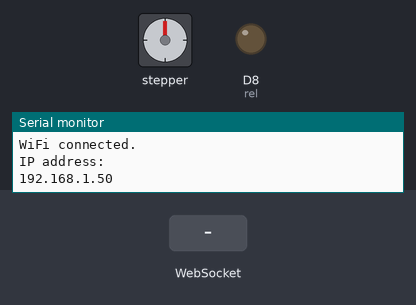
This sketch was run on a simulated ESP8266 (NodeMCU). On the bench: stepper motor, output pins drawn as LEDs (lit = HIGH), the last lines printed to the serial monitor. The inputs (shaded band) are chosen by the test bench. WiFi joins after 1.5 s; servers stay silent unless stated; stepper angles assume 2048 steps per turn.

Above: at 2.7 s.
2.8 s: WebSocket text "left" received
At 3.25 s:
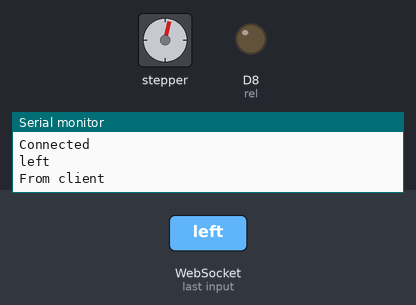
At 3.85 s:
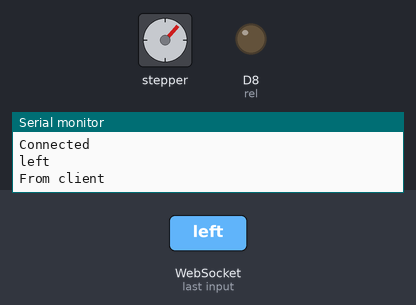
Timing chart, 0 to 17.8 s (numbered marks = the images above; inputs shaded):
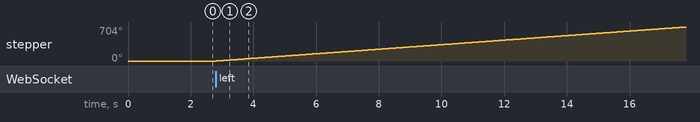

The sketch:

EspServer.ino
```cpp
#include <ESP8266WiFi.h>
#include <WebSocketsServer.h>
#include <AccelStepper.h>

WebSocketsServer webSocket = WebSocketsServer(81);

// Replace with your network credentials
const char* ssid     = "SSID";
const char* password = "89313535212";

// Assign output variables to GPIO pins
const int rel = D8;

const char* flashLightOn = "flashLight-on";
const char* flashLightOff = "flashLight-off";

// ULN2003 Motor Driver Pins
#define IN1 5
#define IN2 4
#define IN3 14
#define IN4 12

const int stepsPerRevolution = 2048;

// initialize the stepper library
AccelStepper stepper(AccelStepper::HALF4WIRE, IN1, IN3, IN2, IN4);
bool stepperIsMove = false;
float stepperSpeed = 300;

void setup() {
  Serial.begin(115200);

  // set the speed and acceleration
  stepper.setMaxSpeed(500);
  stepper.setAcceleration(100);

  // set target position
  // stepper.moveTo(stepsPerRevolution);

  // Initialize the output variables as outputs
  pinMode(rel, OUTPUT);

  // Set outputs to LOW
  digitalWrite(rel, LOW);

  // Connect to Wi-Fi network with SSID and password
  Serial.print("Connecting to ");
  Serial.println(ssid);
  WiFi.mode(WIFI_STA);
  WiFi.begin(ssid, password);
  while (WiFi.status() != WL_CONNECTED) {
    delay(500);

    Serial.print("Connecting to >>> ");
    Serial.print(ssid);
    Serial.print(" : ");
    Serial.println(WiFi.status());
  }

  Serial.println("");
  Serial.println("WiFi connected.");
  Serial.println("IP address: ");
  Serial.println(WiFi.localIP());

  webSocket.begin();
  webSocket.onEvent(webSocketEvent);
}

void loop() {
  if(stepperIsMove) {
    stepper.runSpeed();
  }

  webSocket.loop();
}

void webSocketEvent(uint8_t num, WStype_t type, uint8_t * payload, size_t length) {

    switch(type) {

        case WStype_DISCONNECTED:
            Serial.println("Disconnected!");
            break;
        case WStype_CONNECTED:
            {
              // int flashlight = digitalRead(output4);

              IPAddress ip = webSocket.remoteIP(num);
              Serial.println("Connected");

              if(digitalRead(rel) == 1) {
                webSocket.sendTXT(num, flashLightOn);
              }
              else {
                webSocket.sendTXT(num, flashLightOff);
              }
            }
            break;
        case WStype_TEXT:
            if(String((char*)payload) == String(flashLightOn)) {
              digitalWrite(rel, HIGH);
              webSocket.broadcastTXT(flashLightOn);
            }
            else if(String((char*)payload) == String(flashLightOff)) {
              digitalWrite(rel, LOW);
              webSocket.broadcastTXT(flashLightOff);
            }
            else if(String((char*)payload) == "left") {
              Serial.println("left");
              stepper.setSpeed(stepperSpeed);
              stepperIsMove = true;
            }
            else if(String((char*)payload) == "right") {
              Serial.println("left");
              stepper.setSpeed(0 - stepperSpeed);
              stepperIsMove = true;
            }
            else if(String((char*)payload) == "stop") {
              Serial.println("left");
              stepper.setSpeed(0);
              stepperIsMove = false;
            }

            Serial.println("From client");
            break;
        case WStype_PONG:
            Serial.println("WStype_PONG");
            break;
        case WStype_PING:
            Serial.println(" WStype_PING");
            break;
    }
}
```

Measured:
- after the input at 2.8 s, stepper: keeps turning clockwise at about 47°/s, starting at once
